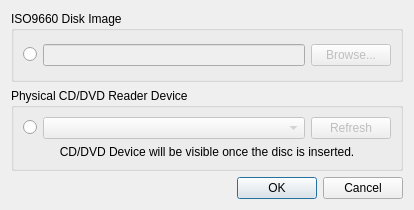
<?xml version="1.0" encoding="UTF-8"?>
<ui version="4.0">
 <class>VFSDiscSelectorDialog</class>
 <widget class="QDialog" name="VFSDiscSelectorDialog">
  <property name="geometry">
   <rect>
    <x>0</x>
    <y>0</y>
    <width>414</width>
    <height>210</height>
   </rect>
  </property>
  <property name="sizePolicy">
   <sizepolicy hsizetype="Preferred" vsizetype="Preferred">
    <horstretch>0</horstretch>
    <verstretch>0</verstretch>
   </sizepolicy>
  </property>
  <property name="windowTitle">
   <string>Dialog</string>
  </property>
  <layout class="QGridLayout" name="gridLayout_2">
   <item row="0" column="0">
    <widget class="QGroupBox" name="groupBox">
     <property name="title">
      <string>ISO9660 Disk Image</string>
     </property>
     <layout class="QGridLayout" name="gridLayout">
      <item row="0" column="0">
       <layout class="QHBoxLayout" name="horizontalLayout">
        <item>
         <widget class="QRadioButton" name="disc_image_radioButton">
          <property name="text">
           <string/>
          </property>
          <attribute name="buttonGroup">
           <string notr="true">buttonGroup</string>
          </attribute>
         </widget>
        </item>
        <item>
         <widget class="QLineEdit" name="lineEdit">
          <property name="enabled">
           <bool>false</bool>
          </property>
         </widget>
        </item>
        <item>
         <widget class="QPushButton" name="iso_browse_button">
          <property name="enabled">
           <bool>false</bool>
          </property>
          <property name="text">
           <string>Browse...</string>
          </property>
         </widget>
        </item>
       </layout>
      </item>
     </layout>
    </widget>
   </item>
   <item row="1" column="0">
    <widget class="QGroupBox" name="groupBox_2">
     <property name="title">
      <string>Physical CD/DVD Reader Device</string>
     </property>
     <layout class="QVBoxLayout" name="verticalLayout_3">
      <item>
       <layout class="QHBoxLayout" name="horizontalLayout_2">
        <item>
         <widget class="QRadioButton" name="cd_device_radioButton">
          <property name="text">
           <string/>
          </property>
          <attribute name="buttonGroup">
           <string notr="true">buttonGroup</string>
          </attribute>
         </widget>
        </item>
        <item>
         <widget class="QComboBox" name="comboBox">
          <property name="enabled">
           <bool>false</bool>
          </property>
          <property name="sizePolicy">
           <sizepolicy hsizetype="Expanding" vsizetype="Fixed">
            <horstretch>0</horstretch>
            <verstretch>0</verstretch>
           </sizepolicy>
          </property>
         </widget>
        </item>
        <item>
         <widget class="QPushButton" name="refresh_disc_drive_button">
          <property name="enabled">
           <bool>false</bool>
          </property>
          <property name="text">
           <string>Refresh</string>
          </property>
         </widget>
        </item>
       </layout>
      </item>
      <item>
       <widget class="QLabel" name="label">
        <property name="sizePolicy">
         <sizepolicy hsizetype="Preferred" vsizetype="Preferred">
          <horstretch>0</horstretch>
          <verstretch>0</verstretch>
         </sizepolicy>
        </property>
        <property name="text">
         <string>CD/DVD Device will be visible once the disc is inserted.</string>
        </property>
        <property name="alignment">
         <set>Qt::AlignCenter</set>
        </property>
       </widget>
      </item>
     </layout>
    </widget>
   </item>
   <item row="2" column="0">
    <widget class="QDialogButtonBox" name="buttonBox">
     <property name="orientation">
      <enum>Qt::Horizontal</enum>
     </property>
     <property name="standardButtons">
      <set>QDialogButtonBox::Cancel|QDialogButtonBox::Ok</set>
     </property>
    </widget>
   </item>
  </layout>
 </widget>
 <resources/>
 <connections>
  <connection>
   <sender>buttonBox</sender>
   <signal>accepted()</signal>
   <receiver>VFSDiscSelectorDialog</receiver>
   <slot>accept()</slot>
   <hints>
    <hint type="sourcelabel">
     <x>248</x>
     <y>254</y>
    </hint>
    <hint type="destinationlabel">
     <x>157</x>
     <y>274</y>
    </hint>
   </hints>
  </connection>
  <connection>
   <sender>buttonBox</sender>
   <signal>rejected()</signal>
   <receiver>VFSDiscSelectorDialog</receiver>
   <slot>reject()</slot>
   <hints>
    <hint type="sourcelabel">
     <x>316</x>
     <y>260</y>
    </hint>
    <hint type="destinationlabel">
     <x>286</x>
     <y>274</y>
    </hint>
   </hints>
  </connection>
 </connections>
 <buttongroups>
  <buttongroup name="buttonGroup"/>
 </buttongroups>
</ui>
